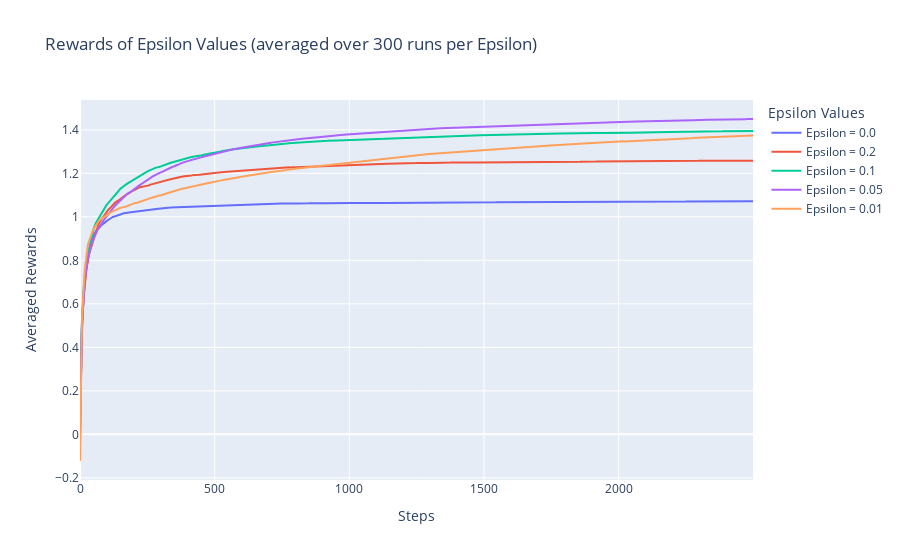

Write notebook code for a chart like this one.
### Code cell
def plot_rewards(rewards, epsilons):
    steps = jnp.arange(rewards.shape[0])
    rewards_mean_df = pd.DataFrame({i:jnp.mean(rewards[:, i, :], axis=1).cumsum()/(steps+1) for i in range(len(epsilons))})
    rewards_std_df = pd.DataFrame({i:jnp.std(rewards[:,i,:], axis=1) for i in range(len(epsilons))})
    rewards_mean_df.columns = epsilons
    rewards_std_df.columns = epsilons

    fig = go.Figure()

    for idx, i in enumerate(rewards_mean_df.columns):
        fig.add_trace(go.Scatter(x=steps, y=rewards_mean_df[i], mode='lines', name=f"Epsilon = {str(epsilons[idx])}"))
        # fig.add_trace(go.Scatter(x=steps, y=rewards_mean_df[i]+rewards_std_df[i], name="Mean +- std", mode='lines', line=dict(width=0)))
        # fig.add_trace(go.Scatter(x=steps, y=rewards_mean_df[i]-rewards_std_df[i], mode='lines', line=dict(width=0), fill='tonexty', showlegend=False))
    fig.update_xaxes(title_text="Steps")
    fig.update_yaxes(title_text="Averaged Rewards")
    fig.update_layout(title_text=f"Rewards of Epsilon Values (averaged over {N_RUNS} runs per Epsilon)", legend_title_text="Epsilon Values")

    return fig

plot_rewards(rewards, jnp.asarray(EPSILONS))

### Figure 1 — Plotly figure (JSON) as saved in the notebook; plotly's stock layout.template omitted (floating-point values rounded to 4 significant figures; data arrays with more than 128 entries replaced by an {"elided": "..."} marker saying what was removed)
{"data": [{"mode": "lines", "name": "Epsilon = 0.0", "type": "scatter", "x": {"elided": "2500 int values"}, "y": {"elided": "2500 float values"}}, {"mode": "lines", "name": "Epsilon = 0.2", "type": "scatter", "x": {"elided": "2500 int values"}, "y": {"elided": "2500 float values"}}, {"mode": "lines", "name": "Epsilon = 0.1", "type": "scatter", "x": {"elided": "2500 int values"}, "y": {"elided": "2500 float values"}}, {"mode": "lines", "name": "Epsilon = 0.05", "type": "scatter", "x": {"elided": "2500 int values"}, "y": {"elided": "2500 float values"}}, {"mode": "lines", "name": "Epsilon = 0.01", "type": "scatter", "x": {"elided": "2500 int values"}, "y": {"elided": "2500 float values"}}], "layout": {"legend": {"title": {"text": "Epsilon Values"}}, "title": {"text": "Rewards of Epsilon Values (averaged over 300 runs per Epsilon)"}, "xaxis": {"title": {"text": "Steps"}}, "yaxis": {"title": {"text": "Averaged Rewards"}}}}
